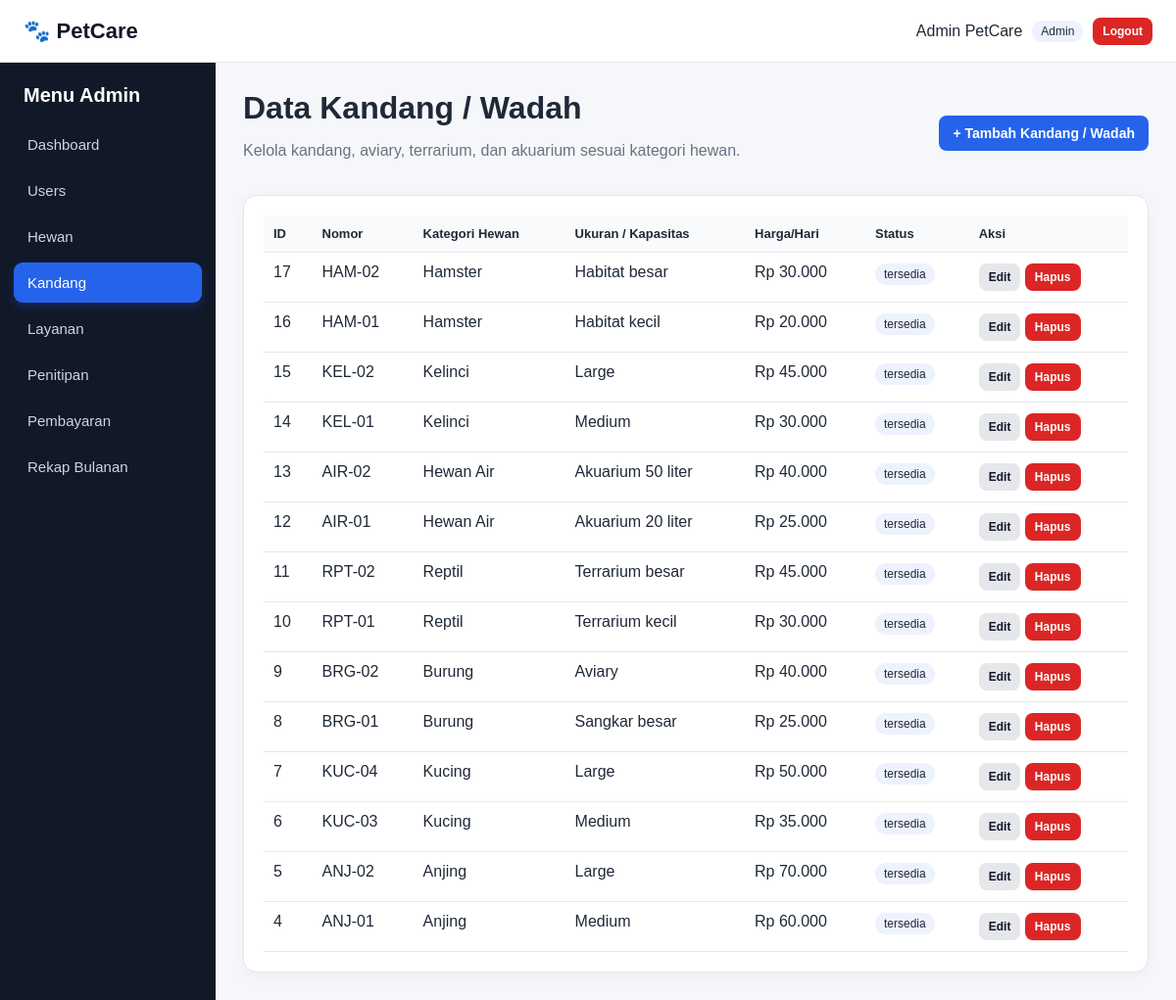
The page /admin/kandang/index.php (signed in) on the database its author committed.
### tables this page shows
CREATE TABLE `kandang` (
  `id_kandang` int(11) NOT NULL,
  `nomor_kandang` varchar(20) NOT NULL,
  `jenis` varchar(50) NOT NULL,
  `ukuran` varchar(50) DEFAULT NULL,
  `harga_per_hari` decimal(12,2) NOT NULL,
  `status` enum('tersedia','terisi','maintenance') NOT NULL DEFAULT 'tersedia'
);

### includes/auth.php (called while the page is built, shortened)
<?php
function e(?string $value): string
{
    return htmlspecialchars($value ?? '', ENT_QUOTES, 'UTF-8');
}

### admin/kandang/index.php (the view, shortened to what this page needs)
<?php
require_once '../../config/koneksi.php';
require_once '../../includes/auth.php';
$data=$pdo->query("SELECT * FROM kandang ORDER BY id_kandang DESC")->fetchAll();
include '../../includes/header.php';
?>
<div class="page-head"><div><h1>Data Kandang / Wadah</h1><p class="muted">Kelola kandang, aviary, terrarium, dan akuarium sesuai kategori hewan.</p></div><a class="btn btn-primary" href="tambah.php">+ Tambah Kandang / Wadah</a></div>
<div class="card table-wrap">
<table><thead><tr><th>ID</th><th>Nomor</th><th>Kategori Hewan</th><th>Ukuran / Kapasitas</th><th>Harga/Hari</th><th>Status</th><th>Aksi</th></tr></thead>
<tbody><?php foreach($data as $row): ?>
<tr><td><?= $row['id_kandang'] ?></td><td><?= e($row['nomor_kandang']) ?></td><td><?= e($row['jenis']) ?></td><td><?= e($row['ukuran']) ?></td><td>Rp <?= number_format($row['harga_per_hari'],0,',','.') ?></td><td><span class="badge"><?= e($row['status']) ?></span></td>
<td class="actions"><a class="btn btn-sm btn-secondary" href="edit.php?id=<?= $row['id_kandang'] ?>">Edit</a>
<form action="hapus.php" method="post" class="inline-form" onsubmit="return confirm('Hapus kandang ini?');"><input type="hidden" name="id" value="<?= $row['id_kandang'] ?>"><button class="btn btn-sm btn-danger">Hapus</button></form></td></tr>
<?php endforeach; ?></tbody></table></div>
<?php include '../../includes/footer.php'; ?>

### assets/css/style.css (style rules this page uses)
* { box-sizing: border-box; }
body { margin: 0; font-family: Arial, Helvetica, sans-serif; background: #f5f7fb; color: #1f2937; }
.role-badge, .badge { display: inline-block; padding: 4px 9px; border-radius: 999px; background: #eef2ff; font-size: 12px; }
.page-head { display: flex; justify-content: space-between; align-items: center; gap: 16px; margin-bottom: 20px; }
.page-head h1 { margin: 0 0 5px; }
.muted { color: #6b7280; }
.card { background: #fff; border: 1px solid #e5e7eb; border-radius: 14px; padding: 20px; box-shadow: 0 4px 18px rgba(15, 23, 42, 0.04); margin-bottom: 20px; }
.table-wrap { overflow: auto; }
table { width: 100%; border-collapse: collapse; min-width: 760px; }
th, td { padding: 11px 10px; border-bottom: 1px solid #e5e7eb; text-align: left; vertical-align: top; }
th { font-size: 13px; background: #f9fafb; }
.actions { white-space: nowrap; }
.inline-form { display: inline; }
.btn { display: inline-block; border: 0; border-radius: 8px; padding: 10px 14px; text-decoration: none; cursor: pointer; font-weight: 600; font-size: 14px; }
.btn-sm { padding: 7px 10px; font-size: 12px; }
.btn-primary { background: #2563eb; color: #fff; }
.btn-secondary { background: #e5e7eb; color: #111827; }
.btn-danger { background: #dc2626; color: #fff; }

### rows shown on the page
kandang: id_kandang "17", nomor_kandang "HAM-02", jenis "Hamster", ukuran "Habitat besar", harga_per_hari "30.000", status "tersedia"
kandang: id_kandang "16", nomor_kandang "HAM-01", jenis "Hamster", ukuran "Habitat kecil", harga_per_hari "20.000", status "tersedia"
kandang: id_kandang "15", nomor_kandang "KEL-02", jenis "Kelinci", ukuran "Large", harga_per_hari "45.000", status "tersedia"
kandang: id_kandang "14", nomor_kandang "KEL-01", jenis "Kelinci", ukuran "Medium", harga_per_hari "30.000", status "tersedia"
kandang: id_kandang "13", nomor_kandang "AIR-02", jenis "Hewan Air", ukuran "Akuarium 50 liter", harga_per_hari "40.000", status "tersedia"
kandang: id_kandang "12", nomor_kandang "AIR-01", jenis "Hewan Air", ukuran "Akuarium 20 liter", harga_per_hari "25.000", status "tersedia"
kandang: id_kandang "11", nomor_kandang "RPT-02", jenis "Reptil", ukuran "Terrarium besar", harga_per_hari "45.000", status "tersedia"
kandang: id_kandang "10", nomor_kandang "RPT-01", jenis "Reptil", ukuran "Terrarium kecil", harga_per_hari "30.000", status "tersedia"
kandang: id_kandang "9", nomor_kandang "BRG-02", jenis "Burung", ukuran "Aviary", harga_per_hari "40.000", status "tersedia"
kandang: id_kandang "8", nomor_kandang "BRG-01", jenis "Burung", ukuran "Sangkar besar", harga_per_hari "25.000", status "tersedia"
kandang: id_kandang "7", nomor_kandang "KUC-04", jenis "Kucing", ukuran "Large", harga_per_hari "50.000", status "tersedia"
kandang: id_kandang "6", nomor_kandang "KUC-03", jenis "Kucing", ukuran "Medium", harga_per_hari "35.000", status "tersedia"
kandang: id_kandang "5", nomor_kandang "ANJ-02", jenis "Anjing", ukuran "Large", harga_per_hari "70.000", status "tersedia"
kandang: id_kandang "4", nomor_kandang "ANJ-01", jenis "Anjing", ukuran "Medium", harga_per_hari "60.000", status "tersedia"

### other values the page prints
$_SESSION['user']['nama'] "Admin PetCare"
$_SESSION['user']['role'] "Admin"
